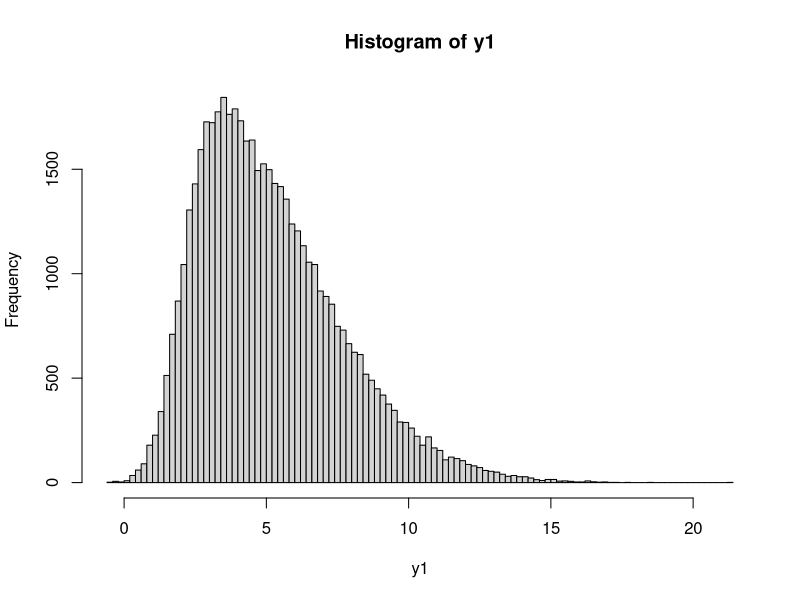

The R script that drew this image: (Note: this script raises an error after producing the figure.)
### Skew 2

# Try this: https://www.sciencedirect.com/science/article/pii/S0888613X14000504


N <- 50000

mu1 <- 4
sd1 <- 2
a1 <- 5


mu0 <- 4
var0 <- 6^2

sigma1 <- a1/sqrt(1+a1^2)
omega1 <- 4# sqrt((sd1^2)/(1-(2*sigma1^2)/pi)) #sd1/sqrt(1-(2*sigma1^2)/pi)
epsilon1 <- 2# mu1 - omega1 * sqrt(2/pi) * sigma1

#sigma1 <- a1/sqrt(1+a1^2)
#omega1 <- 1
#epsilon1 <- 0


z1 <- truncnorm::rtruncnorm(n = N, a = 0, b = Inf, mean = 0, sd = 1)
#y1 <- epsilon1 + a1*z1 + rnorm(N,0,omega1)
y1 <- epsilon1 + omega1*sigma1*z1 + omega1*sqrt(1-(sigma1^2))*rnorm(N,0,1)
# from https://academic.oup.com/biostatistics/article/11/2/317/268224   # eq. 2.3
#hist(y1,100)
#hist(rsnorm(5000,mu1,sd1,a1),50, add = T, col = rgb(0,1,0,0.2))

mean(y1)
sd(y1)

hist(y1,100)

mu <- epsilon1 # 4
sigma <- omega1 # 2
lambda <- 5

x_mu <- 1
tau <- 2


h_lambda <- lambda/sqrt(sigma^2+tau^2*(1+lambda^2))
theta0 <- (x_mu*sigma^2 + mu*tau^2)/(sigma^2+tau^2)
tau0 <- (sigma^2*tau^2)/(sigma^2+tau^2)

post_mu <- theta0 + h_lambda * (sigma*tau^2)/sqrt(sigma^2 + tau^2) * (
  dnorm(h_lambda*(sigma*(x_mu - mu)/sqrt(sigma^2 + tau^2)),0,1)/
  pnorm(h_lambda*(sigma*(x_mu - mu)/sqrt(sigma^2 + tau^2)),0,1))

post_var <- tau0 - h_lambda^2 * ((sigma^2)*tau^4)/(sigma^2+tau^2) * (
  dnorm(h_lambda*(sigma*(x_mu - mu)/sqrt(sigma^2 + tau^2)),0,1)/
    pnorm(h_lambda*(sigma*(x_mu - mu)/sqrt(sigma^2 + tau^2)),0,1)) * (
      h_lambda * (sigma*(x_mu - mu)/sqrt(sigma^2 + tau^2)) + (
          dnorm(h_lambda*(sigma*(x_mu - mu)/sqrt(sigma^2 + tau^2)),0,1)/
            pnorm(h_lambda*(sigma*(x_mu - mu)/sqrt(sigma^2 + tau^2)),0,1))
    )

  post_mu
  post_var

library(sn)

  ysn <- rsun(n=50000,theta0,matrix(tau0),matrix(lambda*tau0),-lambda*(mu-theta0),matrix(sigma^2+lambda^2*tau0))

  hist(y1,seq(-100,100,0.1), xlim = c(-2,9), ylim = c(0,2000))

  #hist(y2,seq(-100,100,0.1), xlim = c(-3,3), col = rgb(1,0,0,0.2), add = T)

  hist(rnorm(50000,mu0,sqrt(var0)),breaks = seq(-100,100,0.1),col = rgb(0,1,0,0.2),add = T)
  mu2 <- mu+sd1 * sqrt(2/pi) * sigma1
  sd2 <- sqrt(omega1^2 - omega1^2*2*sigma1^2/pi)
  hist(mu2[1:50000],breaks = seq(-100,100,0.1), xlim = c(-3,3), add = T, col = rgb(0,0,1,0.33))



  #rnorm(1,(n*var0*(mean(x)-sigma*rho*mean(y[i]))+sigma^2*(1-rho^2)*mu0)/(n*var0+sigma^2*(1-rho^2)),
   #            sqrt((var0*sigma^2*(1-rho^2))/(n*var0+sigma^2*(1-rho^2))) )
